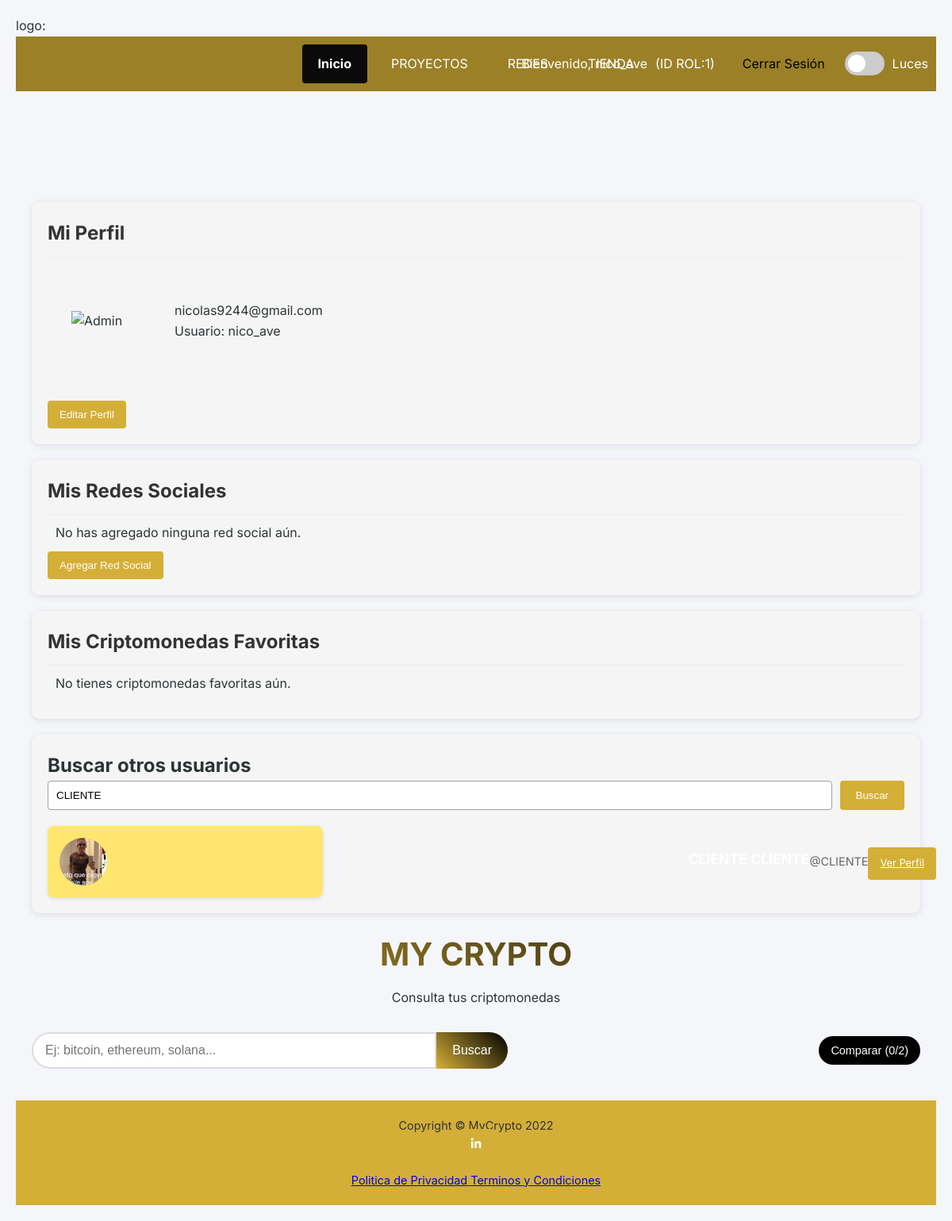
The app's page /perfil.php?buscar_usuario=CLIENTE (signed in), older data.
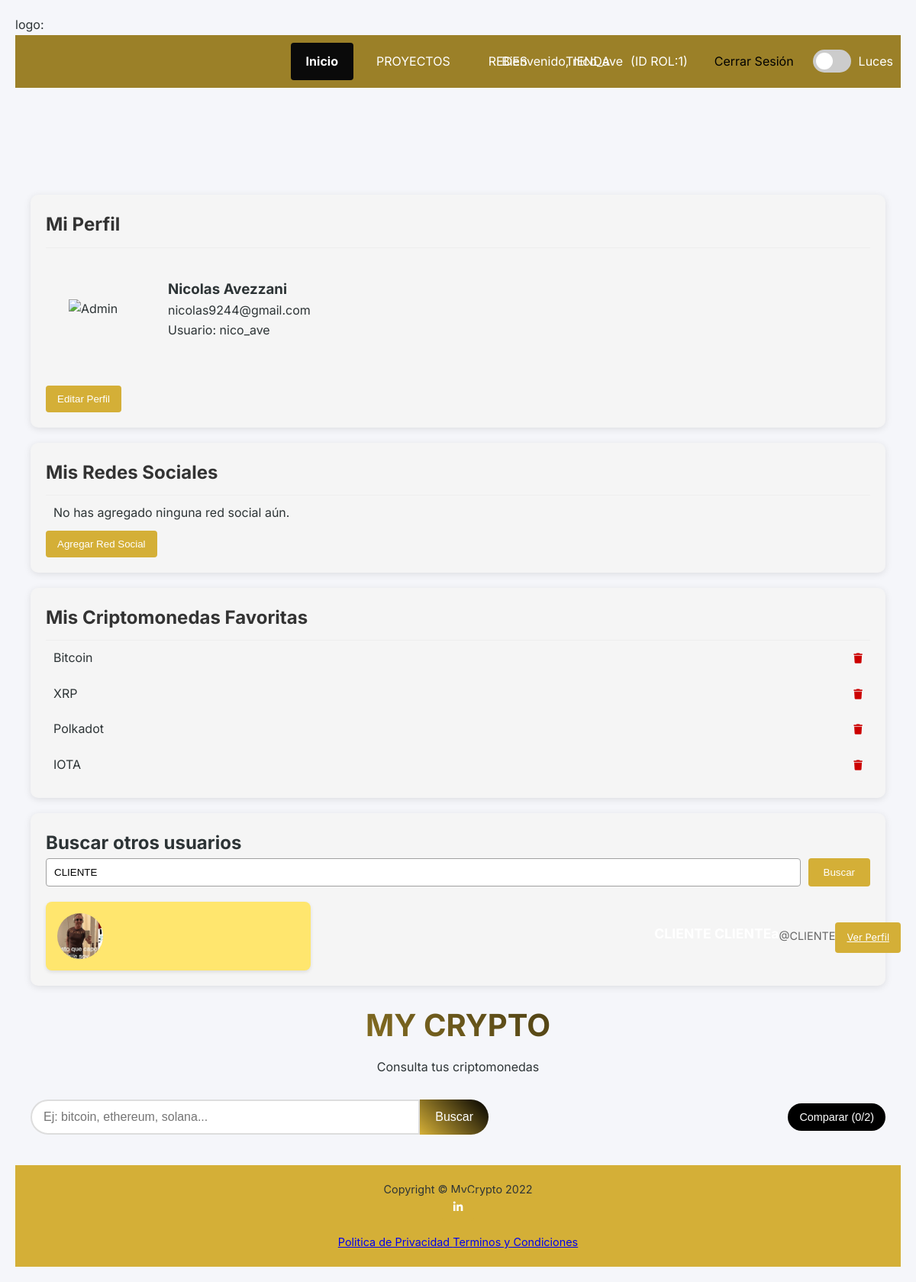
The same page, newer data.
### tables this page shows
CREATE TABLE `usuarios` (
  `idusuario` int(11) NOT NULL,
  `nickname` varchar(255) NOT NULL,
  `email` varchar(255) NOT NULL,
  `contrasenia` varchar(255) NOT NULL,
  `fb_id` varchar(255) DEFAULT NULL,
  `foto` varchar(255) DEFAULT NULL,
  `descripcion` varchar(255) DEFAULT NULL,
  `twitter` varchar(255) DEFAULT NULL,
  `instagram` varchar(255) DEFAULT NULL,
  `facebook` varchar(255) DEFAULT NULL,
  `idestado` int(11) NOT NULL,
  `nombre` varchar(50) NOT NULL,
  `apellido` varchar(50) NOT NULL,
  `discord_id` varchar(255) DEFAULT NULL,
  `avatar` varchar(255) DEFAULT NULL,
  `fecha_registro` datetime NOT NULL DEFAULT current_timestamp()
);

CREATE TABLE `usuario_favoritos` (
  `idfavorito` int(11) NOT NULL,
  `idusuario` int(11) NOT NULL,
  `crypto_id` varchar(50) NOT NULL,
  `crypto_nombre` varchar(100) NOT NULL,
  `fecha_agregado` timestamp NOT NULL DEFAULT current_timestamp()
);

### perfil.php (the view, shortened to what the changed rows need)
<!DOCTYPE html>
<html lang="es">
<head>
    <link href="admin/css/perfil.css" rel="stylesheet">
    <link rel="stylesheet" href="https://cdnjs.cloudflare.com/ajax/libs/font-awesome/6.0.0/css/all.min.css">
    <link href="admin/css/EstilosAdicionalesABM.css" rel="stylesheet">
</head>
<body>
<?php
require ('conexion.php');
$idusuario = $_SESSION['logueado'];
$consulta = mysqli_query($conexion, "SELECT * FROM usuarios WHERE idusuario=$idusuario");
while($respuesta = mysqli_fetch_assoc($consulta)) {
    $nick = $respuesta['nickname'];
    $email = $respuesta['email'];
    $nombre = $respuesta['nombre'];
    $apellido = $respuesta['apellido'];
    $rol = $_SESSION['rol'];
}
    $estiloFondo = "margin-top: 120px;";
$favoritos = [];
$query_favoritos = mysqli_query($conexion, "SELECT * FROM usuario_favoritos WHERE idusuario=$idusuario");
if ($query_favoritos) {
    while ($fav = mysqli_fetch_assoc($query_favoritos)) {
        $favoritos[] = $fav;
    }
}
?>
<div class="navbar">
    <div class="user-info">
        <span>Bienvenido, <?php echo $nick; ?></span>
        <span>(ID ROL:<?php echo $rol; ?>)</span>
        <a href="logout.php" style="color:rgb(0, 0, 0);">Cerrar Sesión</a>
        <label class="toggle-switch">
                <span class="slider"></span>
                </label>
                <span>Luces</span>
    </div>
</div>
<div class="container" style="<?php echo $estiloFondo; ?>">
    <div class="profile-section">
        <h2>Mi Perfil</h2>
        <div style="display: flex; align-items: center; margin-bottom: 20px;">
            <div>
                <h3><?php echo $nombre . ' ' . $apellido; ?></h3>
                <p><?php echo $email; ?></p>
                <p>Usuario: <?php echo $nick; ?></p>
            </div>
        </div>
    </div>
    <div class="profile-section">
        <h2>Mis Redes Sociales</h2>
    </div>
    <div class="profile-section">
        <h2>Mis Criptomonedas Favoritas</h2>
        <ul class="favorites-list">
            <?php if (empty($favoritos)): ?>
                <li>No tienes criptomonedas favoritas aún.</li>
            <?php else: ?>
                <?php foreach ($favoritos as $fav): ?>
                    <li>
                        <span><?php echo htmlspecialchars($fav['crypto_nombre']); ?></span>
                        <form method="POST" style="display: inline;">
                            <button type="submit" name="eliminar_favorito" style="background: none; border: none; color: #cc0000; cursor: pointer;">
                                <i class="fas fa-trash"></i>
                            </button>
                        </form>
                    </li>
                <?php endforeach; ?>
            <?php endif; ?>
        </ul>
    </div>
<div class="profile-search-section">
    <h2>Buscar otros usuarios</h2>
    <?php
    if (isset($_GET['buscar_usuario']) && !empty($_GET['buscar_usuario'])) {
        $termino = mysqli_real_escape_string($conexion, $_GET['buscar_usuario']);
        $query = "SELECT idusuario, nombre, apellido, nickname, foto FROM usuarios
                 WHERE nombre LIKE '%$termino%'
                 OR apellido LIKE '%$termino%'
                 OR nickname LIKE '%$termino%'
                 AND idusuario != $idusuario";
        $result = mysqli_query($conexion, $query);
        if (mysqli_num_rows($result) > 0) {
            echo '<div class="user-results">';
            while ($user = mysqli_fetch_assoc($result)) {
                echo '<div class="user-card">';
                echo '<img src="uploads/perfiles/'.$user['foto'].'" alt="'.$user['nombre'].'" class="user-avatar">';
                echo '<div class="user-info">';
                echo '<h3>'.$user['nombre'].' '.$user['apellido'].'</h3>';
                echo '<p>@'.$user['nickname'].'</p>';
                echo '<a href="ver_perfil.php?id='.$user['idusuario'].'" class="btn btn-small">Ver Perfil</a>';
                echo '</div></div>';
            }
            echo '</div>';
        } else {
            echo '<p class="no-results">No se encontraron usuarios</p>';
        }
    }
    ?>
</div>
    <header>
        <h1>MY CRYPTO</h1>
    </header>
</div>
</body>
</html>

Row changes from the older to the newer data that the page shows:
changed usuarios "nico_ave": nombre (not shown) → "Nicolas"; apellido (not shown) → "Avezzani"
added usuario_favoritos: crypto_nombre "Bitcoin"
added usuario_favoritos: crypto_nombre "XRP"
added usuario_favoritos: crypto_nombre "Polkadot"
added usuario_favoritos: crypto_nombre "IOTA"
Text that changed along with them:
text no longer shown: "No tienes criptomonedas favoritas aún."
